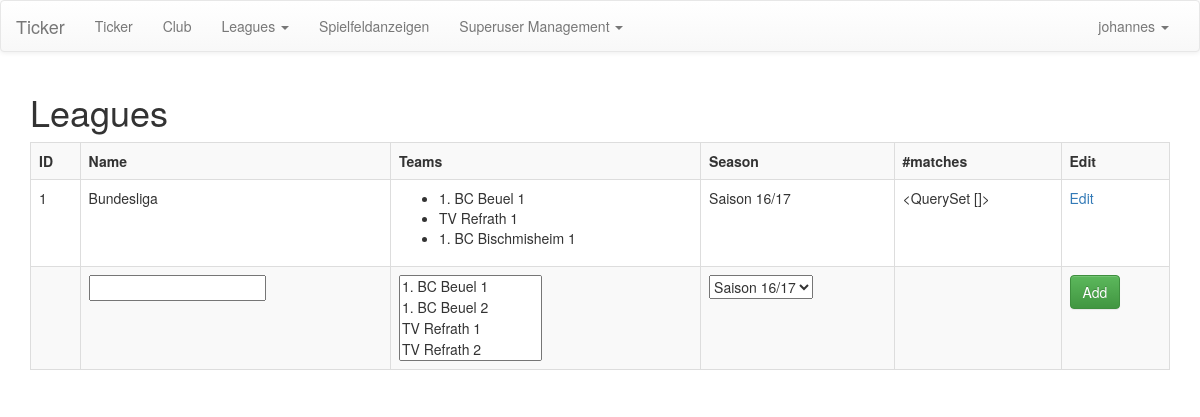
Page /ticker/manage/league/ (signed in) on the earlier database version.
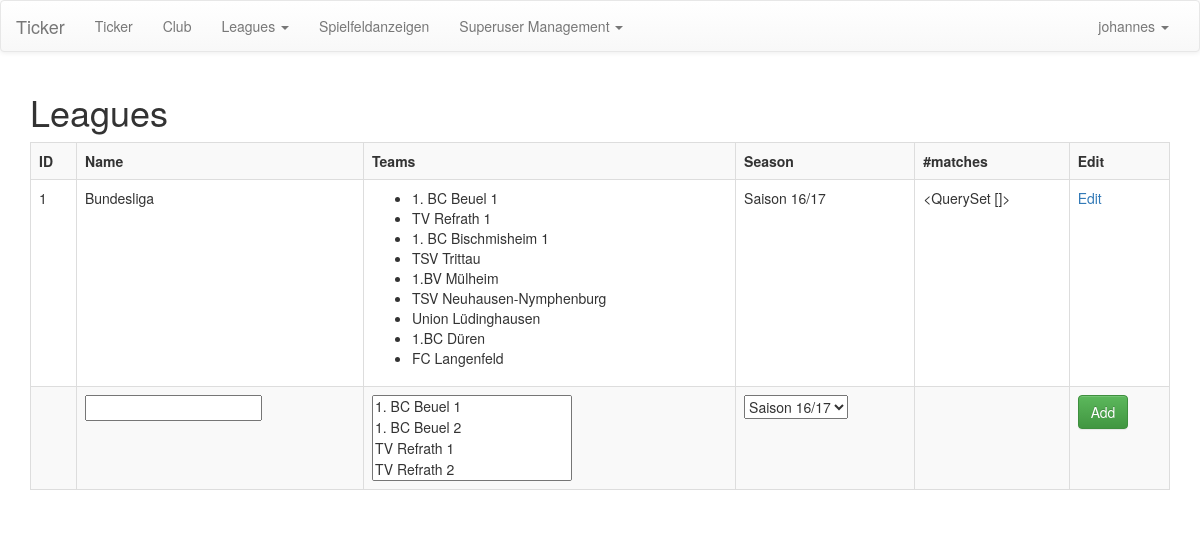
Same page on the later database version.
### ticker/models/leaguestructure.py (models this page shows, shortened)
class League(models.Model):
    name = models.CharField(max_length=255)
    associated_season = models.ForeignKey('Season')
    teams = models.ManyToManyField(Team)
    matches = models.ManyToManyField(Match)
    def get_name(self):
        return self.name
    def get_season(self):
        return self.associated_season
    def get_teams_in_league(self):
        return self.teams.all()
    def get_matches_in_league(self):
        return self.matches.filter(canceled=False)

class Season(models.Model):
    season_name = models.CharField(max_length=255)
    start_date = models.DateTimeField(default=timezone.now())
    end_date = models.DateTimeField(default=timezone.now())
    active = models.BooleanField(default=True)
    def get_name(self):
        return self.season_name

### ticker/models/player_clubs.py (models this page shows, shortened)
class Team(models.Model):
    parent_club = models.ForeignKey(Club, CASCADE, default=1)
    team_name = models.CharField(max_length=255)
    players = models.ManyToManyField(Player, blank=True)
    fields = models.ManyToManyField('PlayingField', blank=True)
    def get_name(self):
        return self.team_name

### ticker/views/user_interface.py (the view)
# urls.py: url(r'^manage/league/([0-9]+)/?$', manage_league, name='manage_league_details'),
@login_required
def manage_league(request, league_id=None):
    if league_id is not None:
        league = League.objects.get(id=league_id)
    else:
        league = None
    context = dict(leagues=League.objects.all(),
                   teams=Team.objects.all(),
                   seasons=Season.objects.filter(active=True),
                   league=league
                   )
    return render(request, 'user/manage_league.html', context)

### ticker/templatetags/custom_tags.py (called while the page is built)
@register.filter
def get_club(user):
    assert(isinstance(user, User))
    p = Profile.objects.filter(user=user).first()
    if p is None:
        return None
    return p.associated_club

@register.filter
def get_leagues_club(user):
    club = get_club(user)
    leagues = League.objects.filter(teams__parent_club=club).distinct()
    return leagues

### ticker/templates/user/manage_league.html (shortened to what this page needs)
{% extends 'user/manage_base.html' %}
{% load custom_tags %}
{% block content %}
    <div class="container">
        <div class="row">
            <div class="col-sm-12">
                <h1>Leagues</h1>
                <form action="{% url 'add_league' %}" method="post">
                    <table class="table table-bordered table-striped">
                        <tr>
                            <th>ID</th>
                            <th>Name</th>
                            <th>Teams</th>
                            <th>Season</th>
                            <th>#matches</th>
                            <th>Edit</th>
                        </tr>
                        {% for league in leagues %}
                            <tr>
                                <td>{{ league.id }}</td>
                                <td>{{ league.get_name }}</td>
                                <td>
                                    <ul>
                                        {% for team in league.get_teams_in_league %}
                                            <li>{{ team.get_name }}</li>
                                        {% endfor %}
                                    </ul>
                                </td>
                                <td>
                                    {{ league.get_season.get_name }}
                                </td>
                                <td>
                                    {{ league.get_matches_in_league }}
                                </td>
                                <td>
                                    <a href="{% url 'manage_league_details' league.id %}">Edit</a>
                                </td>
                            </tr>
                        {% endfor %}
                        <tr>
                            <td></td>
                            <td>
                                <input name="league_name" type="text" title="Name der Liga"/>
                            </td>
                            <td>
                                <select title="Teilnehmer der Liga" name="teams" multiple>
                                    {% for team in teams %}
                                        <option value="{{ team.id }}">{{ team.get_name }}</option>
                                    {% endfor %}
                                </select>
                            </td>
                            <td>
                                <select title="Assoziierte Saison" name="season">
                                    {% for season in seasons %}
                                        <option value="{{ season.id }}">{{ season.get_name }}</option>
                                    {% endfor %}
                                </select>
                            </td>
                            <td></td>
                            <td>
                                {% if perms.ticker.add_league %}
                                <button class="btn btn-success" type="submit">Add</button>
                                {% endif %}
                            </td>
                        </tr>
                    </table>
                </form>
            </div>
        </div>
    </div>
{% endblock %}

Differences in the rows shown:
added Team: get_name "TSV Trittau"
added Team: get_name "1.BV Mülheim"
added Team: get_name "TSV Neuhausen-Nymphenburg"
added Team: get_name "Union Lüdinghausen"
added Team: get_name "1.BC Düren"
added Team: get_name "FC Langenfeld"
